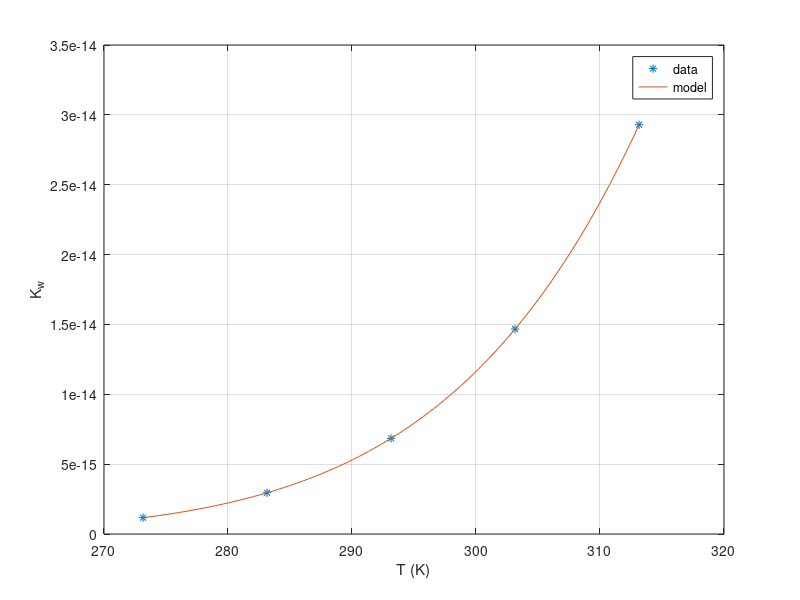

Source code (MATLAB):
% TOPIC: regression
% TITLE: Ion product of water: -log10 Kw = a/Ta + b log10 Ta + c Ta + d by linear least squares
% SOURCE: Class solution sheet "Curve-fitting and Interpolation"; Chapra Prob. 15.19
% KEYWORDS: general linear least squares, ion product of water, Kw, acid rain, absolute temperature, log10, parameters a b c d, plot
% PROBLEM:
% The ion product of water Kw as a function of temperature is modeled as -log10 Kw = a/Ta + b log10 Ta + c Ta + d,
% where Ta = absolute temperature (K). Use the data T (C) = 0 10 20 30 40,
% Kw = 1.164e-15 2.950e-15 6.846e-15 1.467e-14 2.929e-14 and regression to estimate the parameters with MATLAB.
% Also generate a plot of predicted Kw versus the data.
% CHECK: abs(a/5180.67814 - 1) < 1e-4 && abs(b/13.4242059 - 1) < 1e-4 && abs(c/0.00562889939 - 1) < 1e-4 && abs(d/(-38.2766497) - 1) < 1e-4
% CODE:
T = (0:10:40)';
Ta = T + 273.15;
Kw = [1.164; 2.95; 6.846; 14.67; 29.29]*1e-15;
Z = [ones(size(Ta)) 1./Ta log10(Ta) Ta];
p = Z\(-log10(Kw));
d = p(1); a = p(2); b = p(3); c = p(4);
fprintf('a = %.4f, b = %.4f, c = %.6f, d = %.4f\n', a, b, c, d);
Tp = linspace(0, 40) + 273.15;
Kwp = 10.^(-(a./Tp + b*log10(Tp) + c*Tp + d));
figure; plot(Ta, Kw, '*', Tp, Kwp, '-'); grid on;
xlabel('T (K)'); ylabel('K_w'); legend('data', 'model');
